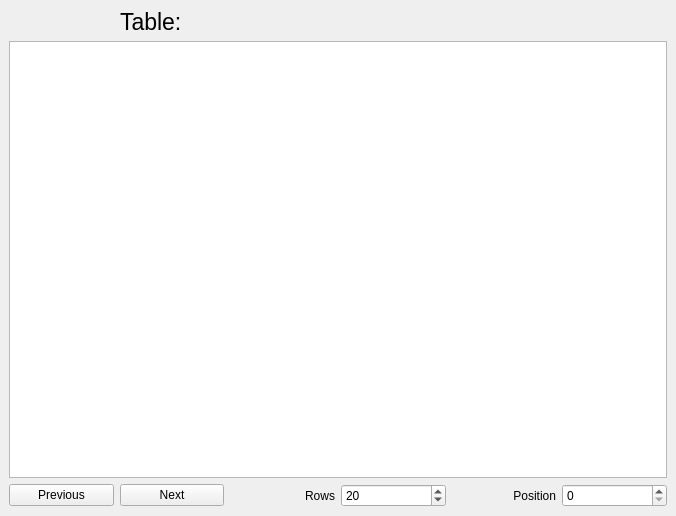
<ui version="4.0" >
 <class>SpreadsheetSystemMainWidget</class>
 <widget class="QWidget" name="SpreadsheetSystemMainWidget" >
  <property name="geometry" >
   <rect>
    <x>0</x>
    <y>0</y>
    <width>676</width>
    <height>516</height>
   </rect>
  </property>
  <property name="windowTitle" >
   <string>Spreadsheet System</string>
  </property>
  <layout class="QGridLayout" >
   <property name="margin" >
    <number>9</number>
   </property>
   <property name="spacing" >
    <number>6</number>
   </property>
   <item row="0" column="1" >
    <widget class="QLabel" name="tableNameLabel" >
     <property name="font" >
      <font>
       <pointsize>17</pointsize>
      </font>
     </property>
     <property name="text" >
      <string>Table:</string>
     </property>
    </widget>
   </item>
   <item row="1" column="0" colspan="6" >
    <widget class="QTableWidget" name="tableWidget" />
   </item>
   <item row="2" column="3" >
    <widget class="QSpinBox" name="nRowsSpinBox" >
     <property name="value" >
      <number>20</number>
     </property>
    </widget>
   </item>
   <item row="2" column="5" >
    <widget class="QSpinBox" name="positionSpinBox" >
     <property name="maximum" >
      <number>1000000000</number>
     </property>
     <property name="minimum" >
      <number>0</number>
     </property>
    </widget>
   </item>
   <item row="2" column="1" >
    <widget class="QPushButton" name="nextButton" >
     <property name="text" >
      <string>Next</string>
     </property>
    </widget>
   </item>
   <item row="2" column="0" >
    <widget class="QPushButton" name="previousButton" >
     <property name="text" >
      <string>Previous</string>
     </property>
    </widget>
   </item>
   <item row="2" column="2" >
    <widget class="QLabel" name="nRowsLabel" >
     <property name="text" >
      <string>Rows</string>
     </property>
     <property name="alignment" >
      <set>Qt::AlignRight|Qt::AlignTrailing|Qt::AlignVCenter</set>
     </property>
    </widget>
   </item>
   <item row="2" column="4" >
    <widget class="QLabel" name="positionLabel" >
     <property name="text" >
      <string>Position</string>
     </property>
     <property name="alignment" >
      <set>Qt::AlignRight|Qt::AlignTrailing|Qt::AlignVCenter</set>
     </property>
    </widget>
   </item>
  </layout>
 </widget>
 <tabstops>
  <tabstop>tableWidget</tabstop>
  <tabstop>previousButton</tabstop>
  <tabstop>nextButton</tabstop>
  <tabstop>nRowsSpinBox</tabstop>
  <tabstop>positionSpinBox</tabstop>
 </tabstops>
 <resources/>
 <connections/>
</ui>
